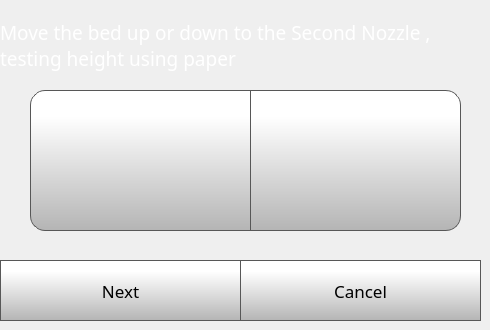
    <widget class="QWidget" name="nozzleHeightStep1Page">
     <widget class="QPushButton" name="nozzleHeightStep1NextButton">
      <property name="geometry">
       <rect>
        <x>0</x>
        <y>260</y>
        <width>241</width>
        <height>61</height>
       </rect>
      </property>
      <property name="font">
       <font>
        <family>Gotham</family>
        <pointsize>13</pointsize>
       </font>
      </property>
      <property name="styleSheet">
       <string notr="true">QPushButton {
     border: 1px solid rgb(87, 87, 87);
	background-color: qlineargradient(spread:pad, x1:0, y1:1, x2:0, y2:0.188, stop:0 rgba(180, 180, 180, 255), stop:1 rgba(255, 255, 255, 255));


}

QPushButton:pressed {
    background-color: qlineargradient(x1: 0, y1: 0, x2: 0, y2: 1,
                                      stop: 0 #dadbde, stop: 1 #f6f7fa);
}

QPushButton:flat {
    border: none; /* no border for a flat push button */
}

QPushButton:default {
    border-color: navy; /* make the default button prominent */
}

QPushButton:focus {
	outline: none;
}</string>
      </property>
      <property name="text">
       <string>Next</string>
      </property>
      <property name="iconSize">
       <size>
        <width>40</width>
        <height>40</height>
       </size>
      </property>
     </widget>
     <widget class="QPushButton" name="nozzleHeightStep1CancelButton">
      <property name="geometry">
       <rect>
        <x>240</x>
        <y>260</y>
        <width>241</width>
        <height>61</height>
       </rect>
      </property>
      <property name="font">
       <font>
        <family>Gotham</family>
        <pointsize>13</pointsize>
       </font>
      </property>
      <property name="styleSheet">
       <string notr="true">QPushButton {
     border: 1px solid rgb(87, 87, 87);
	background-color: qlineargradient(spread:pad, x1:0, y1:1, x2:0, y2:0.188, stop:0 rgba(180, 180, 180, 255), stop:1 rgba(255, 255, 255, 255));


}

QPushButton:pressed {
    background-color: qlineargradient(x1: 0, y1: 0, x2: 0, y2: 1,
                                      stop: 0 #dadbde, stop: 1 #f6f7fa);
}

QPushButton:flat {
    border: none; /* no border for a flat push button */
}

QPushButton:default {
    border-color: navy; /* make the default button prominent */
}

QPushButton:focus {
	outline: none;
}</string>
      </property>
      <property name="text">
       <string>Cancel</string>
      </property>
      <property name="iconSize">
       <size>
        <width>40</width>
        <height>40</height>
       </size>
      </property>
     </widget>
     <widget class="QLabel" name="caliberateLabel_19">
      <property name="geometry">
       <rect>
        <x>0</x>
        <y>10</y>
        <width>471</width>
        <height>71</height>
       </rect>
      </property>
      <property name="font">
       <font>
        <family>Gotham</family>
        <pointsize>14</pointsize>
        <weight>50</weight>
        <bold>false</bold>
       </font>
      </property>
      <property name="styleSheet">
       <string notr="true">color: rgb(255, 255, 255);</string>
      </property>
      <property name="text">
       <string>Move the bed up or down to the Second Nozzle , testing height using paper </string>
      </property>
      <property name="wordWrap">
       <bool>true</bool>
      </property>
     </widget>
     <widget class="QPushButton" name="moveZMT1CaliberateButton">
      <property name="geometry">
       <rect>
        <x>250</x>
        <y>90</y>
        <width>211</width>
        <height>141</height>
       </rect>
      </property>
      <property name="minimumSize">
       <size>
        <width>0</width>
        <height>0</height>
       </size>
      </property>
      <property name="font">
       <font>
        <family>Gotham</family>
        <pointsize>15</pointsize>
       </font>
      </property>
      <property name="styleSheet">
       <string notr="true">QPushButton {
     border: 1px solid rgb(87, 87, 87);

	background-color: qlineargradient(spread:pad, x1:0, y1:1, x2:0, y2:0.188, stop:0 rgba(180, 180, 180, 255), stop:1 rgba(255, 255, 255, 255));
	border-bottom-right-radius: 15px;
	border-top-right-radius: 15px;
}

QPushButton:pressed {
    background-color: qlineargradient(x1: 0, y1: 0, x2: 0, y2: 1,
                                      stop: 0 #dadbde, stop: 1 #f6f7fa);
}

QPushButton:flat {
    border: none; /* no border for a flat push button */
}

QPushButton:default {
    border-color: navy; /* make the default button prominent */
}

QPushButton:focus {
	outline: none;
}</string>
      </property>
      <property name="text">
       <string/>
      </property>
      <property name="icon">
       <iconset>
        <normaloff>templates/img/arrows.png</normaloff>templates/img/arrows.png</iconset>
      </property>
      <property name="iconSize">
       <size>
        <width>40</width>
        <height>40</height>
       </size>
      </property>
      <property name="checkable">
       <bool>false</bool>
      </property>
      <property name="autoDefault">
       <bool>false</bool>
      </property>
      <property name="default">
       <bool>false</bool>
      </property>
      <property name="flat">
       <bool>false</bool>
      </property>
     </widget>
     <widget class="QPushButton" name="moveZPT1CaliberateButton">
      <property name="geometry">
       <rect>
        <x>30</x>
        <y>90</y>
        <width>221</width>
        <height>141</height>
       </rect>
      </property>
      <property name="minimumSize">
       <size>
        <width>0</width>
        <height>0</height>
       </size>
      </property>
      <property name="font">
       <font>
        <family>Gotham</family>
        <pointsize>15</pointsize>
       </font>
      </property>
      <property name="styleSheet">
       <string notr="true">QPushButton {
     border: 1px solid rgb(87, 87, 87);

	background-color: qlineargradient(spread:pad, x1:0, y1:1, x2:0, y2:0.188, stop:0 rgba(180, 180, 180, 255), stop:1 rgba(255, 255, 255, 255));
	border-bottom-left-radius: 15px;
	border-top-left-radius: 15px;
}

QPushButton:pressed {
    background-color: qlineargradient(x1: 0, y1: 0, x2: 0, y2: 1,
                                      stop: 0 #dadbde, stop: 1 #f6f7fa);
}

QPushButton:flat {
    border: none; /* no border for a flat push button */
}

QPushButton:default {
    border-color: navy; /* make the default button prominent */
}

QPushButton:focus {
	outline: none;
}</string>
      </property>
      <property name="text">
       <string/>
      </property>
      <property name="icon">
       <iconset>
        <normaloff>templates/img/arrows-5.png</normaloff>templates/img/arrows-5.png</iconset>
      </property>
      <property name="iconSize">
       <size>
        <width>40</width>
        <height>40</height>
       </size>
      </property>
      <property name="checkable">
       <bool>false</bool>
      </property>
      <property name="autoDefault">
       <bool>false</bool>
      </property>
      <property name="default">
       <bool>false</bool>
      </property>
      <property name="flat">
       <bool>false</bool>
      </property>
     </widget>
    </widget>
